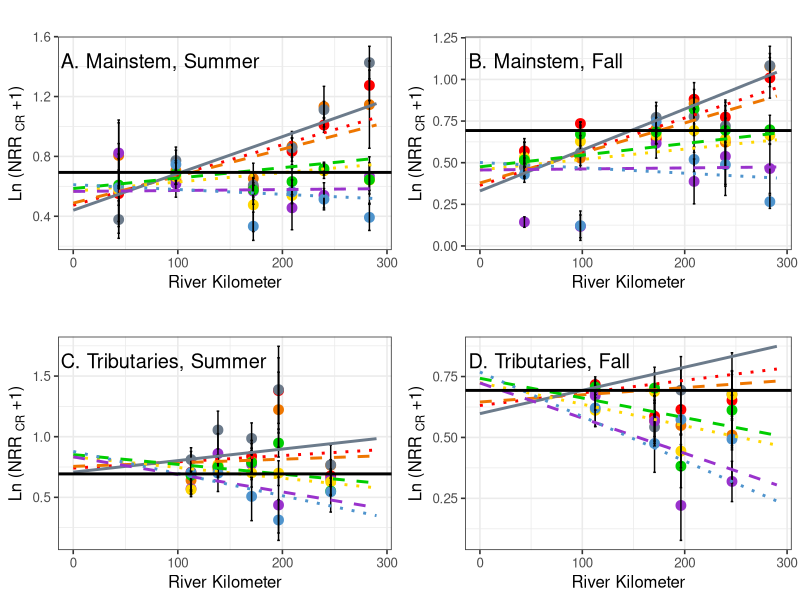

R code for this plot: (Note: this script raises an error after producing the figure.)
library(plyr)
library(dplyr)
library(ggplot2)
library(gridExtra)

#data (created in "all sites" by combining NDS files and water chem file)
nds_chem<-read.csv("NDS_chem_all.csv")
nds_chem$river_mile<-ifelse(nds_chem$stream=="ahtanum", 106, nds_chem$river_mile)
nds_chem$river_km<-nds_chem$river_mile*1.609
nds_chem$stream<-as.factor(nds_chem$stream)
nds_chem$season<-as.factor(nds_chem$season)
nds_chem$type<-as.factor(nds_chem$type)
nds_chem$Stream<-recode(nds_chem$stream, 'ahtanum'='Ahtanum', 'century'='Century Landing', 'kiona'='Kiona', 'mabton'='Mabton',
                                           'reecer'= 'Reecer', 'ringer'='Ringer', 'roza'='Roza', 'satus'='Satus', 
                                           'toppenish'='Toppenish', 'wenas'='Wenas', 'cleelum'='Cle Elum')

nds_s<-subset(nds_chem, top=="sponge")
nds_s <- subset(nds_s, !(is.na(nds_s$cr.nrr)))

nds_g<-subset(nds_chem, top=="glass")
nds_g <- subset(nds_g, !(is.na(nds_g$chla.nrr)))

nds_s$Stream <- factor(nds_s$Stream, levels = c("Cle Elum", "Reecer", "Ringer", "Roza", "Wenas", "Century Landing",
                                                "Ahtanum", "Toppenish", "Satus", "Mabton", "Kiona"))

nds_g$Stream <- factor(nds_g$Stream, levels = c("Cle Elum", "Reecer", "Ringer", "Roza", "Wenas", "Century Landing",
                                                "Ahtanum", "Toppenish", "Satus", "Mabton", "Kiona"))

nds_g$season<-factor(nds_g$season, levels=c("summer", "fall"))

nds_s$season<-factor(nds_s$season, levels=c("summer", "fall"))

#NRR figures
#summaries
sum_s<-ddply(nds_s, c("stream", "nutrient", "season", "river_km", "top", "type", "Si.mgL", "DOC.mgL", "DIN.mgNL", "oP.mgPL"), summarise, cr=mean(cr.area, na.rm=T), 
             cr_nrr=mean(cr.nrr, na.rm=T), se_cr=(sd(cr.area, na.rm=T)/sqrt(sum(!is.na(cr.area)))),
             se_cr_nrr=(sd(cr.nrr, na.rm=T)/sqrt(sum(!is.na(cr.nrr)))))
sum_s$nutrient<-as.factor(sum_s$nutrient)

sum_g<-ddply(nds_g, c("stream", "nutrient", "season", "river_km", "top","type", "Si.mgL", "DOC.mgL", "DIN.mgNL", "oP.mgPL"), summarise, gpp=mean(gpp.area, na.rm=T),
             chl_a=mean(chla, na.rm=T), chl_a.nrr=mean(chla.nrr, na.rm=T), gpp.nrr=mean(gpp.nrr, na.rm=T), 
             se_gpp=(sd(gpp.area, na.rm=T)/sqrt(sum(!is.na(gpp.area)))), 
             se_chla=(sd(chla, na.rm=T)/sqrt(sum(!is.na(chla)))), 
             se_chla_nrr=(sd(chla.nrr, na.rm=T)/sqrt(sum(!is.na(chla.nrr)))))
sum_g$nutrient<-as.factor(sum_g$nutrient)

#figures showing ME models
#CR NRR - separate by type to show different relationship between river mile and type
N.mains<-function (x){(0.5401840-0.06665833+ (0.0010123+0.0010095816)*x)}
NP.mains<-function (x){(0.5401840-0.05226625+(0.0010123+0.0007889932)*x)}
NPSi.mains<-function (x){(0.5401840-0.10001467+(0.0010123+0.0014462067)*x)}
NSi.mains<-function (x){(0.5401840+0.02581708 +(0.0010123-0.0009504016)*x)}
P.mains<-function (x){(0.5401840+0.02678777 +(0.0010123-0.0003903662)*x)}
PSi.mains<-function (x){(0.5401840+0.04495836 +(0.0010123-0.0003143952)*x)}
Si.mains<-function (x){(0.5401840+0.07073023 +(0.0010123-0.00133335)*x)}
mains<-function (x){0.5401840+0.0010123*x}

N.mainf<-function (x){(0.5401840-0.06665833+ (0.0010123+0.0010095816)*x)-0.1097521}
NP.mainf<-function (x){(0.5401840-0.05226625+(0.0010123+0.0007889932)*x)-0.1097521}
NPSi.mainf<-function (x){(0.5401840-0.10001467+(0.0010123+0.0014462067)*x)-0.1097521}
NSi.mainf<-function (x){(0.5401840+0.02581708 +(0.0010123-0.0009504016)*x)-0.1097521}
P.mainf<-function (x){(0.5401840+0.02678777 +(0.0010123-0.0003903662)*x)-0.1097521}
PSi.mainf<-function (x){(0.5401840+0.04495836 +(0.0010123-0.0003143952)*x)-0.1097521}
Si.mainf<-function (x){(0.5401840+0.07073023 +(0.0010123-0.00133335)*x)-0.1097521}
mainf<-function(x){(0.5401840+0.0010123*x)-0.1097521}

N.tribs<-function (x){(0.5401840-0.06665833+ (0.0010123+0.0010095816-0.0015056)*x)+0.2673480}
NP.tribs<-function (x){(0.5401840-0.05226625+(0.0010123+0.0007889932-0.0015056)*x)+0.2673480}
NPSi.tribs<-function (x){(0.5401840-0.10001450+(0.0010123+0.0014462060-0.0015056)*x)+0.2673480}
NSi.tribs<-function (x){(0.5401840+0.02581708 +(0.0010123-0.0009504016-0.0015056)*x)+0.2673480}
P.tribs<-function (x){(0.5401840+0.02678777 +(0.0010123-0.0003903662-0.0015056)*x)+0.2673480}
PSi.tribs<-function (x){(0.5401840+0.04495836 +(0.0010123-0.0003143952-0.0015056)*x)+0.2673480}
Si.tribs<-function (x){(0.5401840+0.07073023 +(0.0010123-0.00133335-0.0015056)*x)+0.2673480}
tribs<-function(x){(0.5401840+((0.0010123-0.0015056)*x))+0.2673480}

N.tribf<-function (x){(0.5401840-0.06665833+ (0.0010123+0.0010095816-0.0015056)*x)+0.2673480-0.1097521}
NP.tribf<-function (x){(0.5401840-0.05226625+(0.0010123+0.0007889932-0.0015056)*x)+0.2673480-0.1097521}
NPSi.tribf<-function (x){(0.5401840-0.10001450+(0.0010123+0.0014462060-0.0015056)*x)+0.2673480-0.1097521}
NSi.tribf<-function (x){(0.5401840+0.02581708 +(0.0010123-0.0009504016-0.0015056)*x)+0.2673480-0.1097521}
P.tribf<-function (x){(0.5401840+0.02678777 +(0.0010123-0.0003903662-0.0015056)*x)+0.2673480-0.1097521}
PSi.tribf<-function (x){(0.5401840+0.04495836 +(0.0010123-0.0003143952-0.0015056)*x)+0.2673480-0.1097521}
Si.tribf<-function (x){(0.5401840+0.07073023 +(0.0010123-0.00133335-0.0015056)*x)+0.2673480-0.1097521}
tribf<-function (x){(0.5401840+((0.0010123-0.0015056)*x))+0.2673480-0.1097521}

ave_all<-function(x){(0.5401840+0.0010123*x)}

#Fixed effects: log(cr.nrr + 1) ~ season + river_mile * type
#                       Value  Std.Error  DF   t-value  p-value
#(Intercept)          0.5401840 0.03465824 785 15.586019  0.0000
#seasonfall          -0.1097521 0.01345564 785 -8.156582  0.0000
#river_km             0.0010123 0.00037220 785  2.719848  0.0067
#typetrib             0.2673480 0.04474965 785  5.974304  0.0000
#river_km:typetrib   -0.0015056 0.00024023 785 -6.267546  0.0000

#         (Intercept)      river_km
#control  0.05064563 -0.0002562674
#N       -0.06665823  0.0010095811
#NP      -0.05226617  0.0007889928
#NPSi    -0.10001450  0.0014462060
#NSi      0.02581713 -0.0009504019
#P        0.02678773 -0.0003903661
#PSi      0.04495824 -0.0003143946
#Si       0.07073017 -0.0013333500

sum_s_main_s<-subset(sum_s,type=="mainstem"&season=="summer")
sum_s_main_f<-subset(sum_s, type=="mainstem" & season =="fall")
sum_s_trib_s<-subset(sum_s,type=="trib"&season=="summer")
sum_s_trib_f<-subset(sum_s,type=="trib"&season=="fall")

sum_s_main_s$nutrient<-factor(sum_s_main_s$nutrient, levels=c("control", "N", "P", "Si", "NP","NSi","PSi", "NPSi"))
sum_s_main_f$nutrient<-factor(sum_s_main_f$nutrient, levels=c("control", "N", "P", "Si", "NP","NSi","PSi","NPSi"))
sum_s_trib_s$nutrient<-factor(sum_s_trib_s$nutrient, levels=c("control", "N", "P", "Si", "NP","NSi","PSi","NPSi"))
sum_s_trib_f$nutrient<-factor(sum_s_trib_f$nutrient, levels=c("control", "N", "P", "Si", "NP","NSi","PSi","NPSi"))

A<-ggplot(subset(sum_s_main_s, !(nutrient=="control")), aes(x=river_km, y=log(cr_nrr+1)))+
  geom_point(aes(color=factor(nutrient)), size=3)+
  geom_errorbar(aes(ymin=log(cr_nrr+1)-log(se_cr_nrr+1), ymax=log(cr_nrr+1)+log(se_cr_nrr+1), width=2.5))+
  scale_color_manual(values=c("red","gold", "steelblue3", "darkorange2", "darkorchid", "green3", "slategray4"))+
  theme_bw(base_size = 12)+ylab(expression(paste('Ln (NRR ' [ CR],' +1)'))) +xlab("River Kilometer")+
  ggtitle("A. Mainstem, Summer")+theme(plot.title = element_text(hjust = 0.02, vjust=-8))+
  scale_x_continuous(limits=c(0,290))+
  theme(legend.title=element_blank(),legend.position="none")+
   stat_function(fun=N.mains, color="red", lty="dotted", lwd=1)+
  stat_function(fun=NP.mains, color="darkorange2", lty="dashed",lwd=1)+
  stat_function(fun=NPSi.mains, color="slategray4", lty="solid",lwd=1)+
  stat_function(fun=P.mains, color="gold", lty="dotted",lwd=1)+
  stat_function(fun=PSi.mains, color="green3", lty="dashed",lwd=1)+
  stat_function(fun=NSi.mains, color="darkorchid", lty="dashed",lwd=1)+
  stat_function(fun=Si.mains, color="steelblue3", lty="dotted",lwd=1)+
  geom_hline(yintercept=log(2), lwd=1)
stat_function(fun=mains, lwd=1)

B<-ggplot(subset(sum_s_main_f, !(nutrient=="control")), aes(x=river_km, y=log(cr_nrr+1)))+
  geom_point(aes(color=factor(nutrient)), size=3)+
  geom_errorbar(aes(ymin=log(cr_nrr+1)-log(se_cr_nrr+1), ymax=log(cr_nrr+1)+log(se_cr_nrr+1), width=2.5))+
  scale_color_manual(values=c("red","gold", "steelblue3", "darkorange2", "darkorchid", "green3", "slategray4"))+
  theme_bw(base_size = 12)+ylab(expression(paste('Ln (NRR ' [CR],' +1)')))+xlab("River Kilometer") +
   ggtitle("B. Mainstem, Fall")+theme(plot.title = element_text(hjust = 0.02, vjust=-8))+
  scale_x_continuous(limits=c(0,290))+
  theme(legend.title=element_blank(),legend.position="none")+
    stat_function(fun=N.mainf, color="red", lty="dotted", lwd=1)+
  stat_function(fun=NP.mainf, color="darkorange2", lty="dashed",lwd=1)+
  stat_function(fun=NPSi.mainf, color="slategray4", lty="solid",lwd=1)+
  stat_function(fun=P.mainf, color="gold", lty="dotted",lwd=1)+
  stat_function(fun=PSi.mainf, color="green3", lty="dashed",lwd=1)+
  stat_function(fun=NSi.mainf, color="darkorchid", lty="dashed",lwd=1)+
  stat_function(fun=Si.mainf, color="steelblue3", lty="dotted",lwd=1)+
  geom_hline(yintercept=log(2), lwd=1)
stat_function(fun=mainf, lwd=1)

C<-ggplot(subset(sum_s_trib_s, !(nutrient=="control")), aes(x=river_km, y=log(cr_nrr+1)))+
  geom_point(aes(color=factor(nutrient)), size=3)+
  geom_errorbar(aes(ymin=log(cr_nrr+1)-log(se_cr_nrr+1), ymax=log(cr_nrr+1)+log(se_cr_nrr+1), width=2.5))+
  scale_color_manual(values=c("red","gold", "steelblue3", "darkorange2", "darkorchid", "green3", "slategray4"))+
  theme_bw(base_size=12)+ylab(expression(paste('Ln (NRR ' [CR],' +1)'))) +xlab("River Kilometer")+
  ggtitle("C. Tributaries, Summer")+theme(plot.title = element_text(hjust = 0.02, vjust=-8))+
  theme(legend.title=element_blank(),legend.position="none")+
  scale_x_continuous(limits=c(0,290))+
    stat_function(fun=N.tribs, color="red", lty="dotted", lwd=1)+
  stat_function(fun=NP.tribs, color="darkorange2", lty="dashed", lwd=1)+
  stat_function(fun=NPSi.tribs, color="slategray4", lty="solid", lwd=1)+
  stat_function(fun=P.tribs, color="gold", lty="dotted", lwd=1)+
  stat_function(fun=PSi.tribs, color="green3", lty="dashed", lwd=1)+
  stat_function(fun=NSi.tribs, color="darkorchid", lty="dashed", lwd=1)+
  stat_function(fun=Si.tribs, color="steelblue3", lty="dotted", lwd=1)+
  geom_hline(yintercept=log(2), lwd=1)
stat_function(fun=tribs, lwd=1)

D<-ggplot(subset(sum_s_trib_f, !(nutrient=="control")), aes(x=river_km, y=log(cr_nrr+1)))+
  geom_point(aes(color=factor(nutrient)), size=3)+
  geom_errorbar(aes(ymin=log(cr_nrr+1)-log(se_cr_nrr+1), ymax=log(cr_nrr+1)+log(se_cr_nrr+1), width=2.5))+
  scale_color_manual(values=c("red","gold", "steelblue3", "darkorange2", "darkorchid", "green3", "slategray4"))+
  theme_bw(base_size = 12)+ ylab(expression(paste('Ln (NRR ' [CR],' +1)'))) +xlab("River Kilometer")+
  ggtitle("D. Tributaries, Fall")+theme(plot.title = element_text(hjust = 0.02, vjust=-8))+
  scale_x_continuous(limits=c(0,290))+
  theme(legend.title=element_blank(),legend.position="none")+
    stat_function(fun=N.tribf, color="red", lty="dotted", lwd=1)+
  stat_function(fun=NP.tribf, color="darkorange2", lty="dashed",lwd=1)+
  stat_function(fun=NPSi.tribf, color="slategray4", lty="solid",lwd=1)+
  stat_function(fun=P.tribf, color="gold", lty="dotted",lwd=1)+
  stat_function(fun=PSi.tribf, color="green3", lty="dashed",lwd=1)+
  stat_function(fun=NSi.tribf, color="darkorchid", lty="dashed",lwd=1)+
  stat_function(fun=Si.tribf, color="steelblue3", lty="dotted",lwd=1)+
  geom_hline(yintercept=log(2), lwd=1)
stat_function(fun=tribf, lwd=1)
               
library(gridExtra)
grid.arrange(A, B, C, D, ncol=2)

#chla NRR, model with river km, season, and type only
sum_g$nutrient<-factor(sum_g$nutrient, levels=c("control", "N", "P", "NP","NSi","PSi", "Si","NPSi"))

#equations
#Fixed effects: chla.nrr ~ river_mile + season + river_mile * type 
#                     Value  Std.Error    DF   t-value  p-value
#(Intercept)          0.7526378 0.06627973 794 11.355474  0.0000
#river_mile          -0.0031057 0.00042297 794 -7.342575  0.0000
#seasonsummer         0.4611727 0.03273352 794 14.088696  0.0000
#typetrib            -0.4392558 0.07392803 794 -5.941668  0.0000
#river_mile:typetrib  0.0015501 0.00050217 794  3.086829  0.0021

#       (Intercept)
#control  0.06433244
#N        0.07263615
#NP      -0.05449180
#NPSi     0.01110275
#NSi     -0.04395794
#P        0.02348266
#PSi     -0.04629925
#Si      -0.02680503

N.tribf<-function (x){(0.7526378+0.07263615-(0.0031057*0.0015501)*x)}
NP.tribf<-function(x){0.7526378-0.05449180-(0.0031057*0.0015501)*x}
NPSi.tribf<-function(x){0.7526378+0.01110275-(0.0031057*0.0015501)*x}
NSi.tribf<-function(x){0.7526378-0.04395794-(0.0031057*0.0015501)*x}
P.tribf<-function(x){0.7526378+0.02348266-(0.0031057*0.0015501)*x}
PSi.tribf<-function(x){0.7526378-0.04629925-(0.0031057*0.0015501)*x}
Si.tribf<-function(x){0.7526378-0.02680503-(0.0031057*0.0015501)*x}

N.mains<-function (x){(0.7526378+0.07263615-0.0031057*x)*1.4611727*1.4392558}
NP.mains<-function(x){(0.7526378-0.05449180-0.0031057*x)*1.4611727*1.4392558}
NPSi.mains<-function(x){(0.7526378+0.01110275-0.0031057*x)*1.4611727*1.4392558}
NSi.mains<-function(x){(0.7526378-0.04395794-0.0031057*x)*1.4611727*1.4392558}
P.mains<-function(x){(0.7526378+0.02348266-0.0031057*x)*1.4611727*1.4392558}
PSi.mains<-function(x){(0.7526378-0.04629925-0.0031057*x)*1.4611727*1.4392558}
Si.mains<-function(x){(0.7526378-0.02680503-0.0031057*x)*1.4611727*1.4392558}

N.tribsL<-function (x){(0.7526378+0.07263615-(0.0031057*0.0015501)*log10(x))*1.4611727}
NP.tribsL<-function(x){(0.7526378-0.05449180-(0.0031057*0.0015501)*log10(x))*1.4611727}
NPSi.tribsL<-function(x){(0.7526378+0.01110275-(0.0031057*0.0015501)*log10(x))*1.4611727}
NSi.tribsL<-function(x){(0.7526378-0.04395794-(0.0031057*0.0015501)*log10(x))*1.4611727}
P.tribsL<-function(x){(0.7526378+0.02348266-(0.0031057*0.0015501)*log10(x))*1.4611727}
PSi.tribsL<-function(x){(0.7526378-0.04629925-(0.0031057*0.0015501)*log10(x))*1.4611727}
Si.tribsL<-function(x){(0.7526378-0.02680503-(0.0031057*0.0015501)*log10(x))*1.4611727}

N.mainf<-function (x){(0.7526378+0.07263615-0.0031057*x)*1.4392558}
NP.mainf<-function(x){(0.7526378-0.05449180-0.0031057*x)*1.4392558}
NPSi.mainf<-function(x){(0.7526378+0.01110275-0.0031057*x)*1.4392558}
NSi.mainf<-function(x){(0.7526378-0.04395794-0.0031057*x)*1.4392558}
P.mainf<-function(x){(0.7526378+0.02348266-0.0031057*x)*1.4392558}
PSi.mainf<-function(x){(0.7526378-0.04629925-0.0031057*x)*1.4392558}
Si.mainf<-function(x){(0.7526378-0.02680503-0.0031057*x)*1.4392558}

sum_g_main_s<-subset(sum_g,type=="mainstem"&season=="summer")
sum_g_main_f<-subset(sum_g, type=="mainstem" & season =="fall")
sum_g_trib_s<-subset(sum_g,type=="trib"&season=="summer")
sum_g_trib_f<-subset(sum_g,type=="trib"&season=="fall")

sum_g_main_s$nutrient<-factor(sum_g_main_s$nutrient, levels=c("control", "N", "P", "Si", "NP","NSi","PSi", "NPSi"))
sum_g_main_f$nutrient<-factor(sum_g_main_f$nutrient, levels=c("control", "N", "P", "Si", "NP","NSi","PSi","NPSi"))
sum_g_trib_s$nutrient<-factor(sum_g_trib_s$nutrient, levels=c("control", "N", "P", "Si", "NP","NSi","PSi","NPSi"))
sum_g_trib_f$nutrient<-factor(sum_g_trib_f$nutrient, levels=c("control", "N", "P", "Si", "NP","NSi","PSi","NPSi"))

A<-ggplot(subset(sum_g_main_s, !(nutrient=="control")), aes(x=river_km, y=chl_a.nrr))+
  geom_point(aes(color=factor(nutrient)), size=3)+
  geom_errorbar(aes(ymin=chl_a.nrr-se_chla_nrr, ymax=chl_a.nrr+se_chla_nrr, width=2.5))+
  scale_color_manual(values=c("red","gold", "steelblue3", "darkorange2", "darkorchid", "green3", "slategray4"))+
  theme_bw(base_size = 13)+ylab(expression(paste('NRR '[chla],''))) +xlab("River Kilometer")+
  ggtitle("A. Mainstem, Summer")+theme(plot.title = element_text(hjust = 0.02, vjust=-8))+
  theme(legend.title=element_blank(),legend.position="none")+scale_x_continuous(limits=c(0,290))

  +stat_function(fun=N.mains, color="red")+
  stat_function(fun=NP.mains, color="orange")+
  stat_function(fun=NPSi.mains, color="slategray4")+
  stat_function(fun=P.mains, color="goldenrod2")+
  stat_function(fun=PSi.mains, color="turquoise4")+
  stat_function(fun=NSi.mains, color="orchid")+
  stat_function(fun=Si.mains, color="deepskyblue3")

B<-ggplot(subset(sum_g_main_f, !(nutrient=="control")), aes(x=river_km, y=chl_a.nrr))+
  geom_point(aes(color=factor(nutrient)), size=3)+
  geom_errorbar(aes(ymin=chl_a.nrr-se_chla_nrr, ymax=chl_a.nrr+se_chla_nrr, width=2.5))+
  scale_color_manual(values=c("red","gold", "steelblue3", "darkorange2", "darkorchid", "green3", "slategray4"))+
  theme_bw(base_size = 13)+ylab(expression(paste('NRR '[chla],'')))+xlab("River Kilometer") +
  ggtitle("B. Mainstem, Fall")+theme(plot.title = element_text(hjust = 0.02, vjust=-8))+
  theme(legend.title=element_blank(),legend.position="none")+
  scale_y_continuous(limits=c(0,7.5))+scale_x_continuous(limits=c(0,290))

  +stat_function(fun=(N.mainf), color="red")+
  stat_function(fun=(NP.mainf), color="orange")+
  stat_function(fun=(NPSi.mainf), color="slategray4")+
  stat_function(fun=(P.mainf), color="goldenrod2")+
  stat_function(fun=(PSi.mainf), color="turquoise4")+
  stat_function(fun=(NSi.mainf), color="orchid")+
  stat_function(fun=(Si.mainf), color="deepskyblue3")

C<-ggplot(subset(sum_g_trib_s, !(nutrient=="control")), aes(x=river_km, y=log10(chl_a.nrr+1)))+
  geom_point(aes(color=factor(nutrient)), size=3)+
  geom_errorbar(aes(ymin=log10(chl_a.nrr+1)-log10(se_chla_nrr+1), ymax=log10(chl_a.nrr+1)+log10(se_chla_nrr+1), width=2.5))+
  scale_color_manual(values=c("red","gold", "steelblue3", "darkorange2", "darkorchid", "green3", "slategray4"))+
  theme_bw(base_size=13)+ylab(expression(paste('log (NRR '[chla],'+1)'))) +xlab("River Kilometer")+
  ggtitle("C. Tributaries, Summer")+theme(plot.title = element_text(hjust = 0.02, vjust=-8))+
  theme(legend.title=element_blank(),legend.position="none")+
  scale_x_continuous(limits=c(0,290))

  +stat_function(fun=N.tribsL, color="red")+
  stat_function(fun=NP.tribsL, color="orange")+
  stat_function(fun=NPSi.tribsL, color="slategray4")+
  stat_function(fun=P.tribsL, color="goldenrod2")+
  stat_function(fun=PSi.tribsL, color="turquoise4")+
  stat_function(fun=NSi.tribsL, color="orchid")+
  stat_function(fun=Si.tribsL, color="deepskyblue3")

D<-ggplot(subset(sum_g_trib_f, !(nutrient=="control")), aes(x=river_km, y=chl_a.nrr))+
  geom_point(aes(color=factor(nutrient)), size=3)+
  geom_errorbar(aes(ymin=chl_a.nrr-se_chla_nrr, ymax=chl_a.nrr+se_chla_nrr), width=2.5)+
  scale_color_manual(values=c("red","gold", "steelblue3", "darkorange2", "darkorchid", "green3", "slategray4"))+
  theme_bw(base_size = 13)+ ylab(expression(paste('NRR '[chla],''))) +xlab("River Kilometer")+
  ggtitle("D. Tributaries, Fall")+theme(plot.title = element_text(hjust = 0.02, vjust=-8))+
  theme(legend.title=element_blank(),legend.position="none")+
  scale_x_continuous(limits=c(0,290))+scale_y_continuous(limits=c(0,2.5))

  +stat_function(fun=N.tribf, color="red")+
  stat_function(fun=NP.tribf, color="orange")+
  stat_function(fun=NPSi.tribf, color="slategray4")+
  stat_function(fun=P.tribf, color="goldenrod2")+
  stat_function(fun=PSi.tribf, color="turquoise4")+
  stat_function(fun=NSi.tribf, color="orchid")+
  stat_function(fun=Si.tribf, color="deepskyblue3")

grid.arrange(A, B, C, D, ncol=2)

#chlorophyll-a, without Wenas
#Fixed effects: log(chla.nrr) ~ river_mile * season 
#                         Value  Std.Error  DF   t-value p-value
#(Intercept)            -0.3379904 0.11646515 716 -2.902074  0.0038
#river_mile             0.0053242 0.00113156 716  4.705179  0.0000
#seasonfall             0.0848563 0.16588367 716  0.511541  0.6091
#river_mile:seasonfall -0.0079885 0.00141784 716 -5.634295  0.0000

#       (Intercept)    river_mile
#control  0.0001417365  0.0001481625
#N       -0.0285294132  0.0018817072
#NP       0.0148751965 -0.0010105739
#NPSi    -0.0257849645  0.0015902815
#NSi      0.0281159682 -0.0018150838
#P        0.0105744550 -0.0006058083
#PSi      0.0100358109 -0.0006453788
#Si      -0.0094287894  0.0004566935

N.chlas<-function (x){(-0.3379904 -0.0285294132+(0.0018817072*0.0053242*1.00798853*x))}
NP.chlas<-function (x){(-0.3379904 +0.0148751965+(-0.0010105739*0.0053242*1.00798853*x))}
NPSi.chlas<-function (x){(-0.3379904 -0.0257849645+(0.0015902815*0.0053242*1.00798853*x))}
NSi.chlas<-function (x){(-0.3379904 +0.0281159682+(-0.0018150838*0.0053242*1.00798853*x))}
P.chlas<-function (x){(-0.3379904+0.0105744550(-0.0006058083*0.0053242*1.00798853*x))}
PSi.chlas<-function (x){(-0.3379904 +0.0100358109+(-0.0006453788*0.0053242*1.00798853*x))}
Si.chlas<-function (x){(-0.3379904 -0.00942878945+(0.0004566935*0.0053242*1.00798853*x))}

N.chlaf<-function (x){(-0.3379904 -0.0285294132+(0.0018817072*0.0053242*x))*1.0848563}
NP.chlaf<-function (x){(-0.3379904 +0.0148751965+(-0.0010105739*0.0053242*x))*1.0848563}
NPSi.chlaf<-function (x){(-0.3379904 -0.0257849645+(0.0015902815*0.0053242*x))*1.0848563}
NSi.chlaf<-function (x){(-0.3379904 +0.0281159682+(-0.0018150838*0.0053242*x))*1.0848563}
P.chlaf<-function (x){(-0.3379904+0.0105744550(-0.0006058083*0.0053242*x))*1.0848563}
PSi.chlaf<-function (x){(-0.3379904 +0.0100358109+(-0.0006453788*0.0053242*x))*1.0848563}
Si.chlaf<-function (x){(-0.3379904 -0.00942878945+(0.0004566935*0.0053242*x))*1.0848563}

sum_g_w<-subset(sum_g, !(stream=="wenas"))
sum_g_ws<-subset(sum_g_w, season=="summer")
sum_g_wf<-subset(sum_g_w, season=="fall")

A<-ggplot(subset(sum_g_ws, !(nutrient=="control")), aes(x=river_mile, y=log(chl_a.nrr)))+
  geom_point(aes(color=factor(nutrient)), size=3)+
  geom_errorbar(aes(ymin=log(chl_a.nrr)-log(se_chla_nrr), ymax=log(chl_a.nrr)+log(se_chla_nrr), width=2.5))+
  scale_color_manual(values=c("red","goldenrod2", "deepskyblue3", "orange", "orchid", "turquoise4", "slategray4"))+
  theme_bw(base_size = 14)+ylab(expression(paste('log (NRR'[chla],')'))) +xlab("River Mile")+
  ggtitle("A. Summer")+theme(plot.title = element_text(hjust = 0.02, vjust=-8))+
  theme(legend.title=element_blank(),legend.position="none")+
  stat_function(fun=N.chlas, color="red")+
  stat_function(fun=NP.chlas, color="orange")+
  stat_function(fun=NPSi.chlas, color="slategray4")+
  stat_function(fun=P.chlas, color="goldenrod2")+
  stat_function(fun=PSi.chlas, color="turquoise4")+
  stat_function(fun=NSi.chlas, color="orchid")+
  stat_function(fun=Si.chlas, color="deepskyblue3")

B<-ggplot(subset(sum_g_wf, !(nutrient=="control")), aes(x=river_mile, y=log(chl_a.nrr)))+
  geom_point(aes(color=factor(nutrient)), size=3)+
  geom_errorbar(aes(ymin=log(chl_a.nrr)-log(se_chla_nrr), ymax=log(chl_a.nrr)+log(se_chla_nrr), width=2.5))+
  scale_color_manual(values=c("red","goldenrod2", "deepskyblue3", "orange", "orchid", "turquoise4", "slategray4"))+
  theme_bw(base_size = 14)+ylab(expression(paste('log (NRR'[chla],')')))+xlab("River Mile") +
  ggtitle("B. Fall")+theme(plot.title = element_text(hjust = 0.02, vjust=-8))+
  theme(legend.title=element_blank(),legend.position="none")+
  stat_function(fun=N.chlaf, color="red")+
  stat_function(fun=NP.chlaf, color="orange")+
  stat_function(fun=NPSi.chlaf, color="slategray4")+
  stat_function(fun=P.chlaf, color="goldenrod2")+
  stat_function(fun=PSi.chlaf, color="turquoise4")+
  stat_function(fun=NSi.chlaf, color="orchid")+
  stat_function(fun=Si.chlaf, color="deepskyblue3")

grid.arrange(A, B, ncol=1)

#slopes are so low that they look flat here. For some reason, summer lines are below all points - maybe need to check.
#either way, hand-calculation reveals almost no change. 

#previous attempts - can probably delete*****
nds_ssummer<-subset(nds_s, season=="summer")
nds_sfall<-subset(nds_s, season=="fall")

newdat1<-expand.grid(type=unique(nds_ssummer$type),
                     season=unique(nds_ssummer$season),
                     river_mile=c(min(nds_ssummer$river_mile),
                                  max(nds_ssummer$river_mile)))
newdat2<-expand.grid(type=unique(nds_sfall$type),
                     season=unique(nds_sfall$season),
                     river_mile=c(min(nds_sfall$river_mile),
                                  max(nds_sfall$river_mile)))

ggplot(nds_s, aes(x=river_mile, y=log(cr.nrr+1)))+
  geom_point(aes(shape=factor(type)))+
  geom_line(aes(y=predict(Mf), group=nutrient))+
  geom_line(data=newdat, aes(y=predict(Mf, level=0,newdata=newdat), color=factor(season)))+
  annotate()
theme_bw()

#example:
ggplot(Orthodont, aes(x=age, y=distance, colour=Sex)) +
  geom_point(size=3) +
  geom_line(aes(y=predict(fm2), group=Subject, size="Subjects")) +
  geom_line(data=newdat, aes(y=predict(fm2, level=0, newdata=newdat), size="Population")) +
  scale_size_manual(name="Predictions", values=c("Subjects"=0.5, "Population"=3)) +
  theme_bw(base_size=22) 
      
